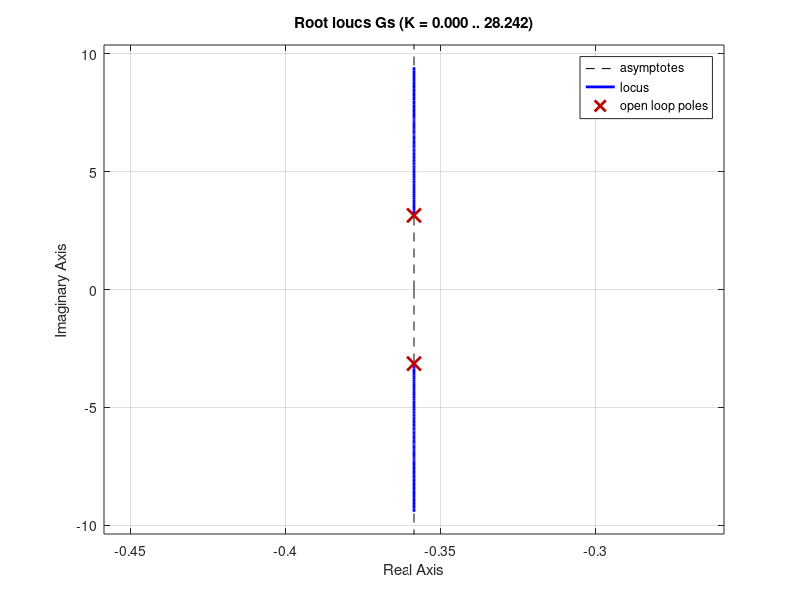

Write MATLAB code to recreate this figure.
% Projeto de controlador por LGR
clear all; close all; clc

num = [2.792]
den = [1, 0.717, 9.985]

Gs = tf(num, den)

rlocus(Gs)
grid on

% projeto por lgr

% sisotool(Gs)
